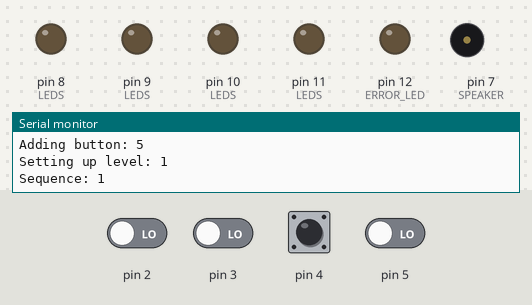
The sketch below on a simulated Arduino Uno, built with avr-gcc and run on an emulated ATmega328P. Shown: output pins drawn as LEDs (lit = HIGH), buzzer (waves = sounding), the last lines printed to the serial monitor. The test bench sets the inputs (shaded band); at power-on: pin 2–5 LOW. Random numbers use the default seed unless the sketch sets one.

Above: at 1.5 s.
1.6 s: pin 3 driven HIGH
At 2.3 s:
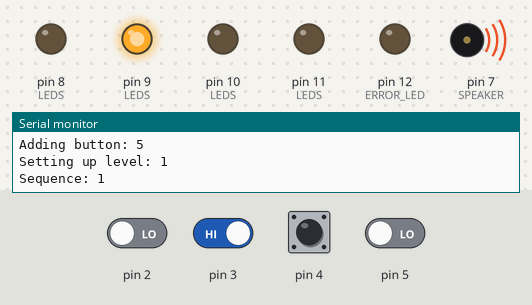
3.1 s: pin 3 driven LOW
At 4.8 s:
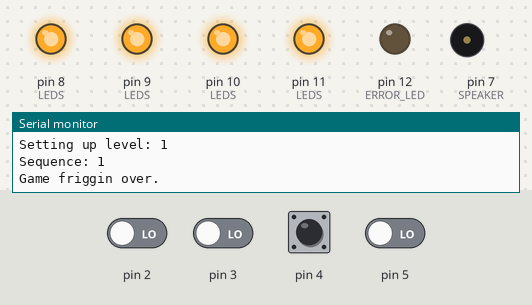
5.6 s: pin 4 driven HIGH
8.4 s: pin 4 driven LOW
At 9.2 s:
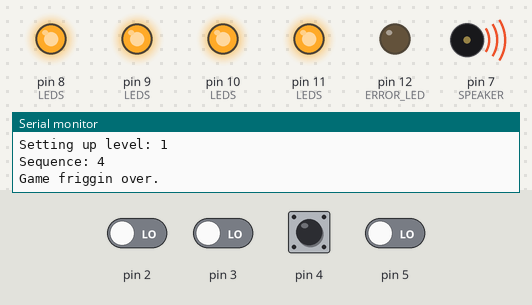
10.9 s: pin 2 driven HIGH
13.7 s: pin 4 pulsed HIGH 2 times (0.12 s each, 0.3 s apart)
At 14.1 s:
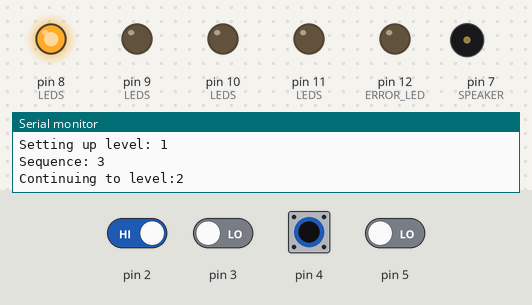
Timing chart, 0 to 17.3 s (numbered marks = the images above; inputs shaded):
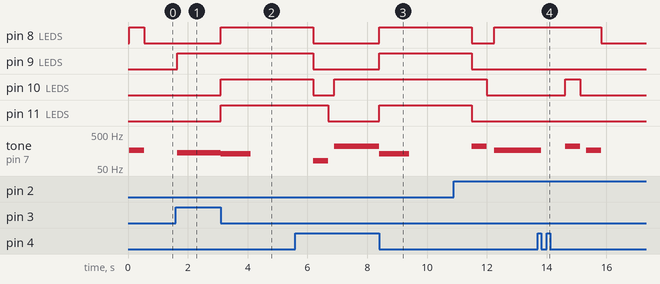

Measured:
- after the input at 1.6 s, pin 9 (LEDS): LOW → HIGH after 0.05 s; tone on pin 7 (SPEAKER): silent → 139 Hz after 0.05 s
- after the input at 3.1 s, pin 8 (LEDS), pin 10 (LEDS), pin 11 (LEDS): LOW → HIGH at once; tone on pin 7 (SPEAKER): 139 Hz → 131 Hz at once, → silent 1.0 s later
- after the input at 8.4 s, pin 8 (LEDS), pin 9 (LEDS), pin 11 (LEDS): LOW → HIGH at once; tone on pin 7 (SPEAKER): 220 Hz → 131 Hz at once, → silent 1.0 s later
- after the input at 13.7 s, pin 8 (LEDS): HIGH → LOW after 2.1 s; pin 10 (LEDS): LOW → HIGH after 0.92 s, → LOW 0.50 s later; tone on pin 7 (SPEAKER): plays 220 Hz for 0.50 s, 165 Hz for 0.50 s, starting after 0.12 s

The sketch:

sketch.ino
```cpp
/*
    Simon Game Clone

    A game of memory and skill!

    circuit:

    * Blue LED connected to digital pin 0
    * Yellow LED connected to digital pin 1
    * Red LEDs connected to digital pins 2 and 7
    * Green LED connected to digital pin 3
    * 8 OHM speaker connected to digital pin 6
    * buttons connected to digital pins 8, 9, 10, and 11

    created 10 Dec 2013
    by Adam Olsen <arolsen@gmail.com>
*/

#include "pitches.h"
#include "ButtonEvent.h"

/******************************************************************************
*                                 LED SETUP                                   *
******************************************************************************/
const int LED1 = 8;
const int LED2 = 9;
const int LED3 = 10;
const int LED4 = 11;
// optional, by default LED5 won't be used, unless you change INPUTS below to
// 5 as well.
const int LED5 = 13;
const int ERROR_LED = 12;
const int LEDS[5] = {LED1, LED2, LED3, LED4, LED5};  // the four LED output pins

/******************************************************************************
*                                 BUTTON SETUP                                *
******************************************************************************/
const int BUTTON1 = 2;
const int BUTTON2 = 3;
const int BUTTON3 = 4;
const int BUTTON4 = 5;
// optional, by default BUTTON5 won't be used, unless you change INPUTS below to
// 5 as well.
const int BUTTON5 = 6;
const int BUTTONS[5] = {BUTTON1, BUTTON2, BUTTON3, BUTTON4, BUTTON5};

/******************************************************************************
*                                 TONE SETUP                                  *
******************************************************************************/
const int TONES_FOR_BUTTON[5] = {NOTE_E3, NOTE_CS3, NOTE_A3, NOTE_E2,
    NOTE_A3};
const int ERROR_TONE = NOTE_C3;
const int WON_TONE = NOTE_A5;

/******************************************************************************
*                                SPEAKER SETUP                                *
******************************************************************************/
const int SPEAKER = 7;

/******************************************************************************
*                                   OTHER                                     *
******************************************************************************/

// INPUTS is the maximum number of inputs (buttons) and LEDs.  There is a
// maximum of 5 available (you must define digital arduino PINS for each one
// above
const int INPUTS = 4;
const int MAX_LEVELS = 50;
const int NEXT_GAME_PAUSE_DURATION = 800;
const bool INCREASE_SPEED = true;
const int INCREASE_SPEED_LEVELS = 3; // number of levels before speed increase
const int INCREASE_SPEED_AMOUNT = 20; // number of ms to increase the speed
const int MAX_SPEED = 200;           // max game speed
const int INPUT_TIMEOUT = 6000;      // amount of time you have to move
const int INITIAL_TONE_DURATION = 500;
const int PAUSE_DURATION = 200;

int levelSequence[10] = {0};                // the level sequence
int level = 1;                              // the current level
bool inputMode = false;
int currentStep = -1;
int toneDuration = INITIAL_TONE_DURATION;
bool buttonDown = false;
unsigned long lastButtonPress = 0;

/**
    Sets up the app
*/
void setup() {
    Serial.begin(9600);
    for(int i = 0; i < INPUTS; i++) {
        Serial.print("Adding button: ");
        Serial.println(BUTTONS[i]);
        ButtonEvent.addButton(BUTTONS[i], onDown, onUp, NULL, 0, NULL, 0);
        pinMode(LEDS[i], OUTPUT);
    }

    pinMode(ERROR_LED, OUTPUT);
    randomSeed(analogRead(0));
}

void onDown(ButtonInformation* sender) {
    if(!inputMode || buttonDown) return;

    for(int i = 0; i < INPUTS; i++) {
        if(BUTTONS[i] == sender->pin) {
            digitalWrite(LEDS[i], HIGH);
            tone(SPEAKER, TONES_FOR_BUTTON[i]);
            buttonDown = true;
            lastButtonPress = millis();
            return;
        }
    }
}

void onUp(ButtonInformation* sender) {
    if(!inputMode || !buttonDown) return;

    noTone(SPEAKER);
    for(int i = 0; i < INPUTS; i++) {
        if(BUTTONS[i] == sender->pin) {
            digitalWrite(LEDS[i], LOW);
            buttonPressed(i);
            buttonDown = false;
            return;
        }
    }
}

/**
    Sets up the level sequence
*/
void setupLevel() {
    // check to see if we should increase speed
    if(INCREASE_SPEED && level % INCREASE_SPEED_LEVELS == 0) {
        int mult = level / INCREASE_SPEED_LEVELS;
        toneDuration -= INCREASE_SPEED_AMOUNT * mult;
        Serial.print("Decreasing tone duration to: ");
        Serial.println(toneDuration);
        if(toneDuration < MAX_SPEED) {
            toneDuration = MAX_SPEED;
        }
    }

    Serial.print("Setting up level: ");
    Serial.println(level);
    currentStep = -1;
    Serial.print("Sequence: ");
    for(int i = 0; i < level; i++) {
        int step = random(0, INPUTS);
        Serial.print(step + 1);
        Serial.print(" ");
        levelSequence[i] = step;
        digitalWrite(LEDS[step], HIGH);
        playTone(TONES_FOR_BUTTON[step], toneDuration, 0);
        digitalWrite(LEDS[step], LOW);
        delay(PAUSE_DURATION);
    }
    Serial.println("");
    lastButtonPress = millis();
}

/**
    Plays a tone
*/
void playTone(int frequency, long toneDuration, long PAUSE_DURATION) {
    tone(SPEAKER, frequency, toneDuration);
    delay(toneDuration);
    noTone(SPEAKER);
    if(PAUSE_DURATION > 0) delay(PAUSE_DURATION);
}

/**
    Plays the game over sound and lights the red error LED
*/
void gameOver() {
    resetGame();
    Serial.println("Game friggin over.");
    for(int a = 0; a < INPUTS; a++) {
        digitalWrite(LEDS[a], HIGH);
    }
    playTone(ERROR_TONE, 1000, 500);
    delay(NEXT_GAME_PAUSE_DURATION);
    delay(NEXT_GAME_PAUSE_DURATION);
    for(int a = 0; a < INPUTS; a++) {
        digitalWrite(LEDS[a], LOW);
    }
}

/**
    Plays the game won sound and flashes all the LEDs
**/
void gameWon() {
    resetGame();
    delay(200);
    Serial.println("You won!");
    for(int i = 0; i < 8; i++) {
        for(int a = 0; a < INPUTS; a++) {
            digitalWrite(LEDS[a], HIGH);
            tone(SPEAKER, WON_TONE, 100);
            delay(50);
            noTone(SPEAKER);
            digitalWrite(LEDS[a], LOW);
        }
    }

    delay(NEXT_GAME_PAUSE_DURATION);
}

void resetGame() {
    toneDuration = INITIAL_TONE_DURATION;
    level = 1;
    inputMode = false;
}

void buttonPressed(int index) {
    currentStep += 1;
    if(index != levelSequence[currentStep]) {
        gameOver();
        return;
    }

    if(currentStep + 1 >= level) {
        inputMode = false;
        level += 1;

        if(level > MAX_LEVELS) {
            gameWon();
            return;
        }

        Serial.print("Continuing to level:");
        Serial.println(level);
        delay(NEXT_GAME_PAUSE_DURATION);
    }
}


/** Main loop **/
void loop() {
    if(inputMode == false) {
        setupLevel();
        inputMode = true;
    }
    else {
        // check to see if they've taken too long to press a button
        if(millis() - lastButtonPress > INPUT_TIMEOUT) {
            gameOver();
            return;
        }
    }

    ButtonEvent.loop();
}
```

ButtonEvent.cpp
```cpp
// (licence header left out)
#include "ButtonEvent.h"

unsigned long debounceDelay = 50;

ButtonEventClass::ButtonEventClass() {
	this->count = 0;
	this->mallocSize = 0;
	this->initialCapacity = sizeof(ButtonInformation);
}

void ButtonEventClass::addButton(short pin, void (*onDown)(ButtonInformation* Sender), void (*onUp)(ButtonInformation* Sender), void (*onHold)(ButtonInformation* Sender), unsigned long holdMillisWait, void (*onDouble)(ButtonInformation* Sender), unsigned long doubleMillisWait) {
	if (this->count > 0) {
		//determine if the buffer free space fits the next object
		if (this->mallocSize < (sizeof(ButtonInformation)*(this->count+1))) {
			this->mallocSize = sizeof(ButtonInformation)*(this->count+1);
			//alocate more memory space
			this->buttons = (ButtonInformation*) realloc(this->buttons, this->mallocSize);
		}
	} else {
		//determine if initial capacity parameter fits the first object
		if (this->initialCapacity >= sizeof(ButtonInformation)) {
			this->mallocSize = this->initialCapacity;
		} else {
			this->mallocSize = sizeof(ButtonInformation);
		}
		//create the buffer size
		this->buttons = (ButtonInformation*) malloc(this->mallocSize);
	}

	this->setPosition(this->count);
	this->currentButton->pin = pin;
	this->currentButton->analogValue = NOT_ANALOG;
	this->currentButton->onDown = onDown;
	this->currentButton->onUp = onUp;
	this->currentButton->onHold = onHold;
	this->currentButton->holdMillisWait = holdMillisWait;
	this->currentButton->onDouble = onDouble;
	this->currentButton->doubleMillisWait = doubleMillisWait;
    this->currentButton->lastDebounceTime = 0;
    this->currentButton->lastButtonState = LOW;

	pinMode(this->currentButton->pin, INPUT);

	this->count++;
}

void ButtonEventClass::addButton(short pin, short analogValue, byte deviation, void (*onDown)(ButtonInformation* Sender), void (*onUp)(ButtonInformation* Sender), void (*onHold)(ButtonInformation* Sender), unsigned long holdMillisWait, void (*onDouble)(ButtonInformation* Sender), unsigned long doubleMillisWait) {
	if (this->count > 0) {
		//determine if the buffer free space fits the next object
		if (this->mallocSize < (sizeof(ButtonInformation)*(this->count+1))) {
			this->mallocSize = sizeof(ButtonInformation)*(this->count+1);
			//alocate more memory space
			this->buttons = (ButtonInformation*) realloc(this->buttons, this->mallocSize);
		}
	} else {
		//determine if initial capacity parameter fits the first object
		if (this->initialCapacity >= sizeof(ButtonInformation)) {
			this->mallocSize = this->initialCapacity;
		} else {
			this->mallocSize = sizeof(ButtonInformation);
		}
		//create the buffer size
		this->buttons = (ButtonInformation*) malloc(this->mallocSize);
	}

	this->setPosition(this->count);
	this->currentButton->pin = pin;
	this->currentButton->analogValue = analogValue;
	this->currentButton->deviation = deviation;
	this->currentButton->onDown = onDown;
	this->currentButton->onUp = onUp;
	this->currentButton->onHold = onHold;
	this->currentButton->holdMillisWait = holdMillisWait;
	this->currentButton->onDouble = onDouble;
	this->currentButton->doubleMillisWait = doubleMillisWait;
    this->currentButton->lastDebounceTime = 0;
    this->currentButton->lastButtonState = LOW;

	pinMode(14+this->currentButton->pin, INPUT);
	digitalWrite((14+this->currentButton->pin), HIGH);

	this->count++;
}

void ButtonEventClass::setPosition(short Position) {
	this->currentButton = this->buttons+Position;
}

void ButtonEventClass::loop() {
	for (this->index = 0; this->index < this->count; this->index++) {
		this->setPosition(this->index);

		if (this->currentButton->analogValue == NOT_ANALOG) {
            int reading = digitalRead(this->currentButton->pin);
            if(reading != this->currentButton->lastButtonState) {
                this->currentButton->lastDebounceTime = millis();
            }

            if((millis() - this->currentButton->lastDebounceTime) > debounceDelay) {
                this->nextPressed = reading == HIGH;
            }

            this->currentButton->lastButtonState = reading;

		} else {
			this->nextAnalogRead = analogRead(this->currentButton->pin);
			this->nextPressed = ((this->nextAnalogRead >= (this->currentButton->analogValue-this->currentButton->deviation)) && (this->nextAnalogRead <= (this->currentButton->analogValue+this->currentButton->deviation)));
		}

		//down event
		if (this->nextPressed) {
			if (this->currentButton->pressed) {
				//hold event
				if (!this->currentButton->hold && this->currentButton->onHold != NULL && this->currentButton->holdMillisWait > 0) {
					this->currentButton->holdMillis = millis() - this->currentButton->startMillis; //calculate time

					if (this->currentButton->holdMillis >= this->currentButton->holdMillisWait) {
						this->currentButton->onHold(this->currentButton); //call event
						this->currentButton->hold = true;
					}
				}
			} else {
				//double event
				if (this->currentButton->onDouble != NULL && this->currentButton->doubleMillisWait > 0) {
					this->lastMillis = millis();
					this->currentButton->doubleMillis = this->lastMillis - this->currentButton->startMillis; //calculate time
					this->currentButton->startMillis = this->lastMillis;

					if (this->currentButton->doubleMillis <= this->currentButton->doubleMillisWait)
						this->currentButton->onDouble(this->currentButton); //call event
					else
						if (this->currentButton->onDown != NULL)
							//down event
							this->currentButton->onDown(this->currentButton); //call event
				} else {
					//down event
					this->currentButton->startMillis = millis();

					if (this->currentButton->onDown != NULL)
						this->currentButton->onDown(this->currentButton); //call event
				}
			}
		}

		//up event
		if (!this->nextPressed && this->currentButton->pressed) {
			if (this->currentButton->onUp != NULL) {
				this->currentButton->holdMillis = millis() - this->currentButton->startMillis; //calculate time

				this->currentButton->onUp(this->currentButton); //call event
			}

			this->currentButton->hold = false;
		}

		this->currentButton->pressed = this->nextPressed;
	}
}

ButtonEventClass ButtonEvent;
```

ButtonEvent.h
```cpp
// (licence header left out)
#ifndef ButtonEvent_h
#define ButtonEvent_h

#include <stdlib.h>

#if defined(ARDUINO) && ARDUINO >= 100
#include "Arduino.h"
#else
#include "WProgram.h"
#endif

#define NOT_ANALOG -99

struct ButtonInformation {
  short pin;
  short analogValue;
  byte deviation;
  bool pressed;
  bool hold;
  unsigned long startMillis;
  unsigned long holdMillis;
  unsigned long holdMillisWait;
  unsigned long doubleMillis;
  unsigned long doubleMillisWait;
  unsigned long lastDebounceTime;
  int lastButtonState;
  void (*onDown)(ButtonInformation* Sender);
  void (*onUp)(ButtonInformation* Sender);
  void (*onHold)(ButtonInformation* Sender);
  void (*onDouble)(ButtonInformation* Sender);
};

class ButtonEventClass
{
  public:
    ButtonEventClass();
	short initialCapacity;

	void addButton(short pin, void (*onDown)(ButtonInformation* Sender), void (*onUp)(ButtonInformation* Sender), void (*onHold)(ButtonInformation* Sender), unsigned long holdMillisWait, void (*onDouble)(ButtonInformation* Sender), unsigned long doubleMillisWait);
	void addButton(short pin, short analogValue, byte deviation, void (*onDown)(ButtonInformation* Sender), void (*onUp)(ButtonInformation* Sender), void (*onHold)(ButtonInformation* Sender), unsigned long holdMillisWait, void (*onDouble)(ButtonInformation* Sender), unsigned long doubleMillisWait);
	void loop();

  private:
	bool nextPressed;
	short nextAnalogRead;
    short count;
	short mallocSize;
	short index;
	unsigned long lastMillis;
    ButtonInformation* buttons;
	ButtonInformation* currentButton;
	void setPosition(short Position);
};

//global instance
extern ButtonEventClass ButtonEvent;

#endif
```

pitches.h
```cpp
/*************************************************
 * Public Constants
 *************************************************/

#define NOTE_B0  31
#define NOTE_C1  33
#define NOTE_CS1 35
#define NOTE_D1  37
#define NOTE_DS1 39
#define NOTE_E1  41
#define NOTE_F1  44
#define NOTE_FS1 46
#define NOTE_G1  49
#define NOTE_GS1 52
#define NOTE_A1  55
#define NOTE_AS1 58
#define NOTE_B1  62
#define NOTE_C2  65
#define NOTE_CS2 69
#define NOTE_D2  73
#define NOTE_DS2 78
#define NOTE_E2  82
#define NOTE_F2  87
#define NOTE_FS2 93
#define NOTE_G2  98
#define NOTE_GS2 104
#define NOTE_A2  110
#define NOTE_AS2 117
#define NOTE_B2  123
#define NOTE_C3  131
#define NOTE_CS3 139
#define NOTE_D3  147
#define NOTE_DS3 156
#define NOTE_E3  165
#define NOTE_F3  175
#define NOTE_FS3 185
#define NOTE_G3  196
#define NOTE_GS3 208
#define NOTE_A3  220
#define NOTE_AS3 233
#define NOTE_B3  247
#define NOTE_C4  262
#define NOTE_CS4 277
#define NOTE_D4  294
#define NOTE_DS4 311
#define NOTE_E4  330
#define NOTE_F4  349
#define NOTE_FS4 370
#define NOTE_G4  392
#define NOTE_GS4 415
#define NOTE_A4  440
#define NOTE_AS4 466
#define NOTE_B4  494
#define NOTE_C5  523
#define NOTE_CS5 554
#define NOTE_D5  587
#define NOTE_DS5 622
#define NOTE_E5  659
#define NOTE_F5  698
#define NOTE_FS5 740
#define NOTE_G5  784
#define NOTE_GS5 831
#define NOTE_A5  880
#define NOTE_AS5 932
#define NOTE_B5  988
#define NOTE_C6  1047
#define NOTE_CS6 1109
#define NOTE_D6  1175
#define NOTE_DS6 1245
#define NOTE_E6  1319
#define NOTE_F6  1397
#define NOTE_FS6 1480
#define NOTE_G6  1568
#define NOTE_GS6 1661
#define NOTE_A6  1760
#define NOTE_AS6 1865
#define NOTE_B6  1976
#define NOTE_C7  2093
#define NOTE_CS7 2217
#define NOTE_D7  2349
#define NOTE_DS7 2489
#define NOTE_E7  2637
#define NOTE_F7  2794
#define NOTE_FS7 2960
#define NOTE_G7  3136
#define NOTE_GS7 3322
#define NOTE_A7  3520
#define NOTE_AS7 3729
#define NOTE_B7  3951
#define NOTE_C8  4186
#define NOTE_CS8 4435
#define NOTE_D8  4699
#define NOTE_DS8 4978
```
